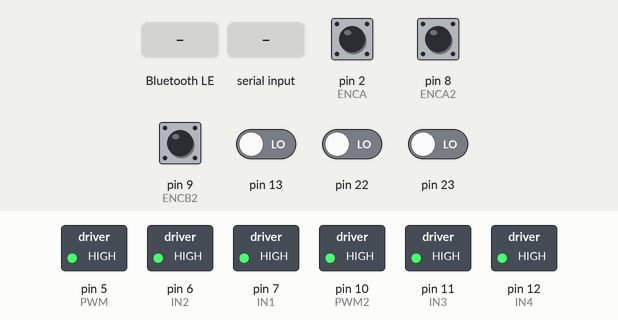
This sketch was run on a simulated Arduino Nano, built with avr-gcc and run on an emulated ATmega328P. Parts: switched loads named in the sketch (green lamp = pin HIGH). Inputs (shaded band) come from the test bench; at power-on: pin 2 (ENCA), pin 8 (ENCA2), pin 9 (ENCB2) HIGH, pin 13, pin 22, pin 23 LOW. Nothing arrives over Bluetooth unless stated; a phone connects over Bluetooth LE 3 s after start; what the sketch prints to the serial monitor is not drawn.

Above: at 1.2 s.
1.3 s: Bluetooth LE write "w" received
At 4.0 s:
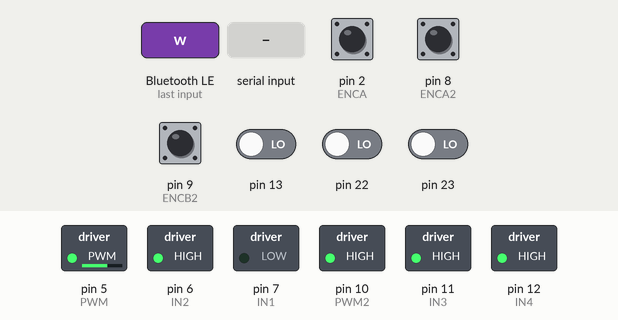
4.3 s: "w\n" received over Serial
At 4.8 s:
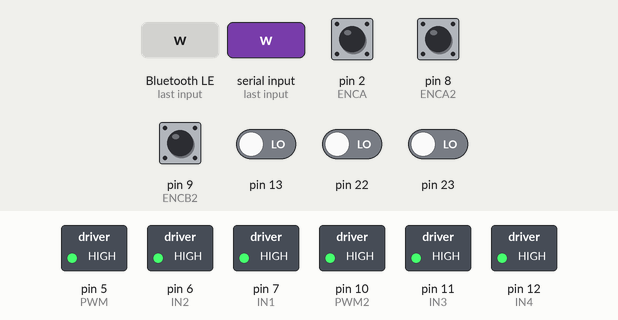
5.8 s: byte 101 ('e') received over Serial
At 6.4 s:
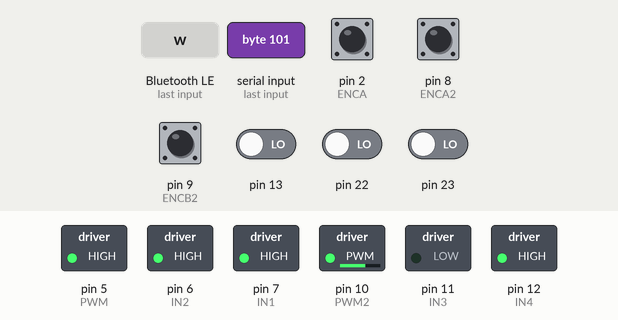
7.3 s: byte 119 ('w') received over Serial
At 8.3 s:
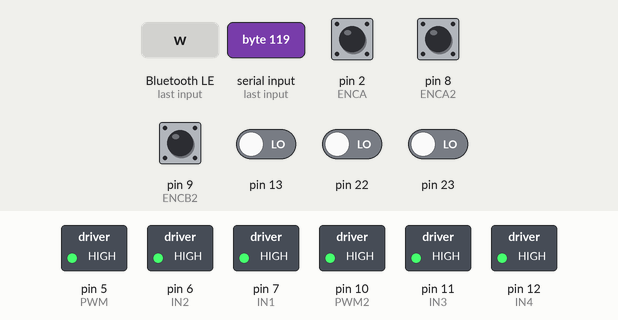
8.8 s: byte 87 ('W') received over Serial
At 9.8 s:
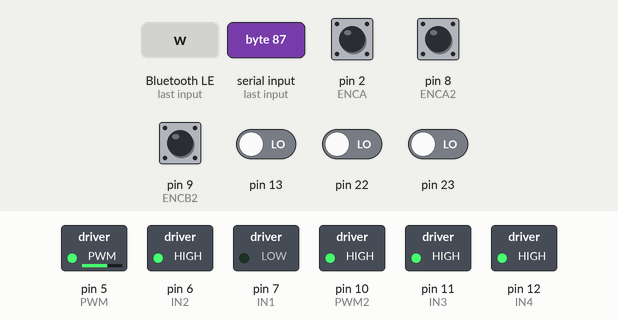
10.3 s: Bluetooth LE write "e" received
At 10.6 s:
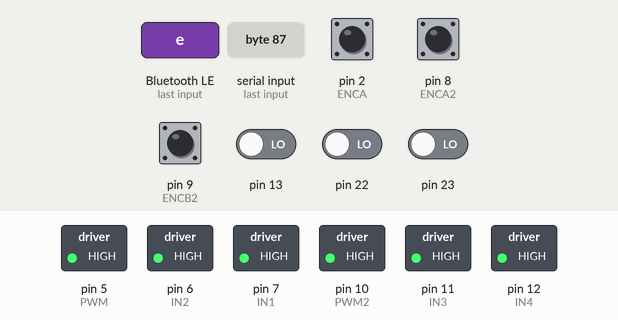
Timing chart, 0 to 12.8 s (numbered marks = the images above; inputs shaded):
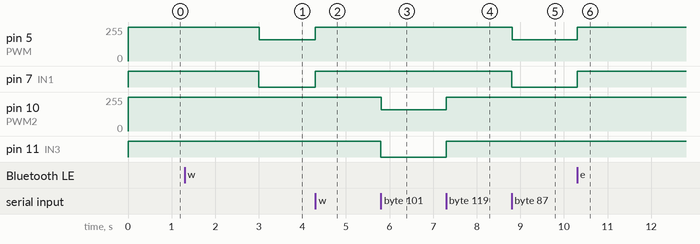

Measured:
- after the input at 1.3 s, pin 5 (PWM): 255/255 → 160/255 after 1.7 s; pin 7 (IN1): HIGH → LOW after 1.7 s
- after the input at 4.3 s, pin 5 (PWM): 160/255 → 255/255 at once; pin 7 (IN1): LOW → HIGH at once
- after the input at 5.8 s, pin 10 (PWM2): 255/255 → 160/255 at once; pin 11 (IN3): HIGH → LOW at once
- after the input at 7.3 s, pin 10 (PWM2): 160/255 → 255/255 at once; pin 11 (IN3): LOW → HIGH at once
- after the input at 8.8 s, pin 5 (PWM): 255/255 → 160/255 at once; pin 7 (IN1): HIGH → LOW at once
- after the input at 10.3 s, pin 5 (PWM): 160/255 → 255/255 at once; pin 7 (IN1): LOW → HIGH at once

The sketch:

elbow-exo.ino
```cpp
/*********** BLE-triggered dual-motor PID with real-time θ plots (θ1 θ2) ***********/
#include <Arduino.h>

/* ===== Stop mode & polarity ===== */
#define VNH_STOP_BRAKE 1
#define M1_DIR_INV 0
#define M1_ENC_INV 0
#define M2_DIR_INV 0
#define M2_ENC_INV 0

#if defined(ARDUINO_ARCH_ESP32)
  #include <math.h>
  #include <stdlib.h>
  #include <ctype.h>
  #define ATOMIC_READ(stmt) do { noInterrupts(); stmt; interrupts(); } while (0)
#else
  #include <util/atomic.h>
  #include <math.h>
  #include <stdlib.h>
  #include <ctype.h>
  #define ATOMIC_READ(stmt) ATOMIC_BLOCK(ATOMIC_RESTORESTATE) { stmt; }
#endif

/* ===== Pins (adjust if your wiring differs) ===== */
#define ENCA  2
#define ENCB  3
#define PWM   5
#define IN1   7
#define IN2   6

#define ENCA2 8
#define ENCB2 9
#define PWM2  10
#define IN3   11
#define IN4   12

/* ===== Encoder CPR guess (auto-calibrates after first full cycle) ===== */
static const float CPR_GUESS = 300.0f;

/* ===== Motion / PID ===== */
const float ANGLE_MIN = -1000.0f, ANGLE_MAX = 1000.0f;
float thetaHigh = -1000.0f, thetaLow = +180.0f;

float kp = 1.2f, ki = 0.10f, kd = 0.025f;
const unsigned long TOP_HOLD_MS    = 2000;
const unsigned long BOTTOM_HOLD_MS = 0;
const int   PWM_MIN = 50;
const float UMAX    = 160.0f;
const float D_ALPHA = 0.08f;
const float I_MAX   = 2000.0f;
const float VEL_CAP = 1e6f;

/* ===== Slew & plotting ===== */
int last_pwm1 = 0, last_pwm2 = 0;
const int PWM_SLEW = 12;
const uint16_t PLOT_HZ = 40;
static unsigned long plot_prev_ms = 0;

/* ===== Timing/state ===== */
unsigned long t_prev = 0, hold_t = 0;
volatile long pos1_i = 0, pos2_i = 0;
float i1_acc = 0.0f, i2_acc = 0.0f;
float d1_filt = 0.0f, d2_filt = 0.0f;
long  pos1_prev = 0, pos2_prev = 0;

enum MoveState { IDLE, TO_HIGH, HOLD_TOP, TO_LOW, HOLD_BOTTOM, DONE };
MoveState m1_state = IDLE, m2_state = IDLE;
enum Active { NONE, M1_ACTIVE, M2_ACTIVE };
Active active = NONE;

/* ===== Angle mapping ===== */
struct AngleMap { float cpr; int sign; long c0; float theta0; };
static inline float clampA(float a){ if(a<ANGLE_MIN)a=ANGLE_MIN; if(a>ANGLE_MAX)a=ANGLE_MAX; return a; }
static inline void angle_init(AngleMap &m, float cpr_exact, int sign=+1, long c0=0, float theta0=0.0f){
  m.cpr = (cpr_exact>1.0f)? cpr_exact : 360.0f; m.sign = (sign>=0)? +1 : -1; m.c0 = c0; m.theta0 = theta0;
}
static inline void angle_set_zero_here(AngleMap &m, long current_count, float theta0=0.0f){ m.c0 = current_count; m.theta0 = theta0; }
static inline float counts_to_deg(const AngleMap &m, long c){ return m.theta0 + m.sign * ((float)(c - m.c0) * 360.0f / m.cpr); }
static inline long  deg_to_counts(const AngleMap &m, float theta_cmd){
  float rel = ((theta_cmd - m.theta0) / (float)m.sign) * (m.cpr / 360.0f);
  return m.c0 + (long)(rel + (rel >= 0 ? 0.5f : -0.5f));
}
static inline void calibrate_from_two_points(AngleMap &M, long cl, long ch, float thetalow, float thetahigh){
  long dcounts = ch - cl; float dtheta = thetahigh - thetalow;
  if (dcounts == 0 || fabsf(dtheta) < 1e-3f) return;
  float new_cpr = fabsf(360.0f * (float)dcounts / dtheta); if (new_cpr < 1.0f) return;
  M.cpr=new_cpr; M.c0=cl; M.theta0=thetalow;
}
AngleMap M1, M2;
#define TOL_DEG 2.0f
static inline long tol_counts_for(const AngleMap &m){ return (long)(TOL_DEG * m.cpr / 360.0f + 0.5f); }
bool  m1_have_high=false, m1_have_low=false; long m1_high_meas=0,  m1_low_meas=0;
bool  m2_have_high=false, m2_have_low=false; long m2_high_meas=0,  m2_low_meas=0;

/* ===== Motor helpers ===== */
static inline void motorCoast(int INa, int INb, int PWMp){ analogWrite(PWMp, 0); digitalWrite(INa, LOW); digitalWrite(INb, LOW); }
static inline void motorBrake(int INa, int INb, int PWMp){ analogWrite(PWMp, 255); digitalWrite(INa, HIGH); digitalWrite(INb, HIGH); }
static inline void motorStop(int INa, int INb, int PWMp){
#if VNH_STOP_BRAKE
  motorBrake(INa, INb, PWMp);
#else
  motorCoast(INa, INb, PWMp);
#endif
}
static inline int dirWithInv(int dir, bool inv){ return inv ? -dir : dir; }
static inline void motorDrive(int INa, int INb, int PWMp, int dir, int pwm){
  if (pwm < 0) pwm = 0; if (pwm > 255) pwm = 255;
  if (dir == 0){ motorStop(INa, INb, PWMp); return; }
  if (pwm > 0 && pwm < PWM_MIN) pwm = PWM_MIN;
  if (dir > 0){ digitalWrite(INa, HIGH); digitalWrite(INb, LOW); }
  else        { digitalWrite(INa, LOW);  digitalWrite(INb, HIGH); }
  analogWrite(PWMp, pwm);
}
static inline void setMotor1(int dir, int pwm){ motorDrive(IN1, IN2, PWM,  dirWithInv(dir, M1_DIR_INV), pwm); }
static inline void setMotor2(int dir, int pwm){ motorDrive(IN3, IN4, PWM2, dirWithInv(dir, M2_DIR_INV), pwm); }
static inline int applySlew(int target, int &last){
  int delta = target - last;
  if (delta >  PWM_SLEW) target = last + PWM_SLEW;
  if (delta < -PWM_SLEW) target = last - PWM_SLEW;
  last = target; return target;
}

/* ===== Encoders (1×: ENCA rising; read ENCB) ===== */
#if defined(ARDUINO_ARCH_ESP32)
void IRAM_ATTR readEncoder1(){
#else
void readEncoder1(){
#endif
  int step = (digitalRead(ENCB) > 0) ? +1 : -1;
  if (M1_ENC_INV) step = -step;
  pos1_i += step;
}
#if defined(ARDUINO_ARCH_ESP32)
void IRAM_ATTR readEncoder2(){
  int step = (digitalRead(ENCB2) > 0) ? +1 : -1;
  if (M2_ENC_INV) step = -step;
  pos2_i += step;
}
static inline void enablePCINT_for_8_9(){ attachInterrupt(digitalPinToInterrupt(ENCA2), readEncoder2, RISING); }
#else
volatile uint8_t prevBmask = 0;
void enablePCINT_for_8_9(){
  PCICR |= (1 << PCIE0);
  PCMSK0 |= (1 << PCINT0) | (1 << PCINT1); // PB0(D8), PB1(D9)
  prevBmask = PINB;
}
ISR(PCINT0_vect){
  uint8_t now = PINB, changed = now ^ prevBmask;
  if (changed & (1 << 0)){ // A changed
    bool A_was = prevBmask & (1 << 0);
    if (!A_was && (now & (1 << 0))){ // rising A
      int step = (now & (1 << 1)) ? +1 : -1;
      if (M2_ENC_INV) step = -step;
      pos2_i += step;
    }
  }
  prevBmask = now;
}
#endif

inline void bumpless_start_M1(long p){ d1_filt = 0.0f; pos1_prev = p; if (i1_acc > I_MAX) i1_acc = I_MAX; if (i1_acc < -I_MAX) i1_acc = -I_MAX; }
inline void bumpless_start_M2(long p){ d2_filt = 0.0f; pos2_prev = p; if (i2_acc > I_MAX) i2_acc = I_MAX; if (i2_acc < -I_MAX) i2_acc = -I_MAX; }

/* ===== Command parser (serial & BLE both call this) ===== */
void process_line(char *line){
  while (*line && isspace((unsigned char)*line)) line++;
  if (!*line) return;
  char cmd = tolower((unsigned char)*line++);
  while (*line && isspace((unsigned char)*line)) line++;

  if (cmd=='z'){ long c1,c2; ATOMIC_READ({ c1=pos1_i; c2=pos2_i; }); angle_set_zero_here(M1,c1,0.0f); angle_set_zero_here(M2,c2,0.0f); return; }

  char *endp=nullptr;
  double a1=strtod(line,&endp); bool have_high=(endp!=line);
  double a2=0.0; bool have_low=false;
  if (have_high){ line=endp; while(*line && isspace((unsigned char)*line)) line++;
                  if (*line){ a2=strtod(line,&endp); have_low=(endp!=line); } }

  if (cmd=='a'){ if (have_high){ thetaHigh = clampA((float)a1); thetaLow = have_low ? clampA((float)a2) : thetaLow; } return; }

  if (cmd=='w' && active==NONE){
    long p; ATOMIC_READ({ p=pos1_i; });
    m1_have_high = m1_have_low = false;
    m1_state=TO_HIGH; m2_state=IDLE; active=M1_ACTIVE; bumpless_start_M1(p);
  } else if (cmd=='e' && active==NONE){
    long p; ATOMIC_READ({ p=pos2_i; });
    m2_have_high = m2_have_low = false;
    m2_state=TO_HIGH; m1_state=IDLE; active=M2_ACTIVE; bumpless_start_M2(p);
  } else {
    active=NONE; m1_state=IDLE; m2_state=IDLE;
    last_pwm1=0; last_pwm2=0; setMotor1(0,0); setMotor2(0,0);
  }
}

/* ===== Serial console passthrough ===== */
void pollSerialLine(){
  static char ibuf[40]; static uint8_t n=0;
  while (Serial.available()){
    char c = Serial.read();
    if ((c=='w'||c=='W') && n==0){ char t[]="w"; process_line(t); continue; }
    if ((c=='e'||c=='E') && n==0){ char t[]="e"; process_line(t); continue; }
    if ((c=='a'||c=='A') && n==0){ char t[]="a"; process_line(t); continue; }
    if ((c=='z'||c=='Z') && n==0){ char t[]="z"; process_line(t); continue; }
    if (c=='\r'||c=='\n'){ ibuf[n]='\0'; if(n>0) process_line(ibuf); n=0; continue; }
    if (n < sizeof(ibuf)-1) ibuf[n++]=c; else n=0;
  }
}

/* ===== BLE (ArduinoBLE, commands + data notify) ===== */
#include <ArduinoBLE.h>

// Must match your Python code
#define SVC_UUID     "19b10000-e8f2-537e-4f6c-d104768a1214"
#define CHR_CMD_UUID "19b10001-e8f2-537e-4f6c-d104768a1214"

// NEW data characteristic for streaming samples
#define CHR_DATA_UUID "19b10002-e8f2-537e-4f6c-d104768a1214"

BLEService svc(SVC_UUID);
BLEByteCharacteristic cmdChr(CHR_CMD_UUID, BLERead | BLEWrite);

// Compact binary sample (<=20 bytes)
typedef struct __attribute__((packed)) {
  float time_s;
  float theta1_deg;
  float theta2_deg;
  uint8_t flags; // 0=idle, 1=M1 active, 2=M2 active
} Sample;

BLECharacteristic dataChr(
  CHR_DATA_UUID,
  BLERead | BLENotify,
  sizeof(Sample),
  /*fixedLen=*/true
);

void initBLE(){
  if (!BLE.begin()){
    Serial.println("FATAL: BLE init failed");
    while(1);
  }
  BLE.setLocalName("ESP32");
  BLE.setAdvertisedService(svc);

  svc.addCharacteristic(cmdChr);
  svc.addCharacteristic(dataChr);   // add data characteristic
  BLE.addService(svc);

  cmdChr.writeValue((byte)'E');     // arbitrary initial value
  BLE.advertise();
  Serial.println("BLE advertising... (W->M1, E->M2, data notify on 19b1...1214:...02)");
}

void pollBLE(){
  BLE.poll(); // non-blocking

  if (cmdChr.written()){
    byte v;
    if (cmdChr.readValue(v)){
      char c = (char)v;
      if (c=='W' || c=='w'){ char t[]="w"; process_line(t); }
      else if (c=='E' || c=='e'){ char t[]="e"; process_line(t); }
      // (extend with 'X','Z','A' later if needed)
    }
  }
}

/* ===== Setup / loop ===== */
void setup(){
  Serial.begin(115200);
  // DON'T BLOCK waiting for Serial; short timeout is fine
  unsigned long _t0 = millis();
  while (!Serial && (millis() - _t0) < 1500) { delay(10); }

  pinMode(ENCA, INPUT_PULLUP); pinMode(ENCB, INPUT_PULLUP);
  attachInterrupt(digitalPinToInterrupt(ENCA), readEncoder1, RISING);
  pinMode(ENCA2, INPUT_PULLUP); pinMode(ENCB2, INPUT_PULLUP);
  enablePCINT_for_8_9();

  pinMode(IN1, OUTPUT); pinMode(IN2, OUTPUT); pinMode(PWM, OUTPUT);
  pinMode(IN3, OUTPUT); pinMode(IN4, OUTPUT); pinMode(PWM2, OUTPUT);
  motorStop(IN1, IN2, PWM); motorStop(IN3, IN4, PWM2);

#if defined(ARDUINO_ARCH_ESP32)
  analogWriteFrequency(2000);
  analogWriteResolution(8);
#endif

  t_prev = micros();
  angle_init(M1, CPR_GUESS, M1_ENC_INV? -1:+1, 0, 0.0f);
  angle_init(M2, CPR_GUESS, M2_ENC_INV? -1:+1, 0, 0.0f);
  long c1,c2; ATOMIC_READ({ c1=pos1_i; c2=pos2_i; });
  angle_set_zero_here(M1, c1, 0.0f); angle_set_zero_here(M2, c2, 0.0f);

  initBLE();

  Serial.println(F("theta1 theta2")); // Arduino Serial Plotter header (two traces)
}

void loop(){
  // Non-blocking BLE + Serial polling at top
  pollBLE();
  pollSerialLine();

  unsigned long tu=micros();
  float dt=(tu - t_prev)*1e-6f; t_prev=tu;
  if (dt<1e-6f) dt=1e-6f; if (dt>0.050f) dt=0.050f;

  long pos1,pos2; ATOMIC_READ({ pos1=pos1_i; pos2=pos2_i; });

  const long T_LOW_1  = deg_to_counts(M1, thetaLow);
  const long T_HIGH_1 = deg_to_counts(M1, thetaHigh);
  const long T_LOW_2  = deg_to_counts(M2, thetaLow);
  const long T_HIGH_2 = deg_to_counts(M2, thetaHigh);

  // ---- Motor 1 ----
  if (active==M1_ACTIVE){
    long goal = (m1_state==TO_HIGH||m1_state==HOLD_TOP) ? T_HIGH_1 : T_LOW_1;

    if ((m1_state==TO_HIGH||m1_state==TO_LOW) && labs(goal-pos1)<=tol_counts_for(M1)){
      setMotor1(0,0); last_pwm1 = 0;
      if (m1_state==TO_HIGH){ m1_high_meas=pos1; m1_have_high=true; hold_t=millis(); m1_state=HOLD_TOP; }
      else { m1_low_meas=pos1; m1_have_low=true; if (BOTTOM_HOLD_MS>0){ hold_t=millis(); m1_state=HOLD_BOTTOM; } else m1_state=DONE; }
    }
    if (m1_state==HOLD_TOP    && millis()-hold_t>=TOP_HOLD_MS){ m1_state=TO_LOW;  d1_filt=0.0f; pos1_prev=pos1; }
    if (m1_state==HOLD_BOTTOM && millis()-hold_t>=BOTTOM_HOLD_MS) m1_state=DONE;

    if (m1_state==DONE && m1_have_high && m1_have_low){
      calibrate_from_two_points(M1, m1_low_meas, m1_high_meas, thetaLow, thetaHigh);
      m1_have_high = m1_have_low = false;
    }

    if (m1_state==TO_HIGH||m1_state==TO_LOW){
      float e=(float)(goal - pos1);
      if (labs((long)e) < tol_counts_for(M1)) e = 0.0f;

      float P=kp*e;
      float v=(pos1 - pos1_prev)/dt; pos1_prev=pos1;
      if (v> VEL_CAP) v= VEL_CAP; if (v<-VEL_CAP) v=-VEL_CAP;
      float d_raw=-kd*v; d1_filt += D_ALPHA*(d_raw - d1_filt);

      float i_next=i1_acc + e*dt;
      float u=P + ki*i_next + d1_filt;

      if (u> UMAX){ if (P + d1_filt > 0) i_next=i1_acc; u= UMAX; }
      if (u<-UMAX){ if (P + d1_filt < 0) i_next=i1_acc; u=-UMAX; }
      if (i_next> I_MAX) i_next= I_MAX; if (i_next<-I_MAX) i_next=-I_MAX;

      i1_acc=i_next;

      int pwm_cmd = (int)fabsf(u);
      if (pwm_cmd > 255) pwm_cmd = 255;
      pwm_cmd = applySlew(pwm_cmd, last_pwm1);
      setMotor1((u>0)?+1:((u<0)?-1:0), pwm_cmd);
    } else { setMotor1(0,0); last_pwm1=0; if (m1_state==DONE){ active=NONE; m1_state=IDLE; } }
  } else { setMotor1(0,0); last_pwm1=0; }

  // ---- Motor 2 ----
  if (active==M2_ACTIVE){
    long goal = (m2_state==TO_HIGH||m2_state==HOLD_TOP) ? T_HIGH_2 : T_LOW_2;

    if ((m2_state==TO_HIGH||m2_state==TO_LOW) && labs(goal-pos2)<=tol_counts_for(M2)){
      setMotor2(0,0); last_pwm2 = 0;
      if (m2_state==TO_HIGH){ m2_high_meas=pos2; m2_have_high=true; hold_t=millis(); m2_state=HOLD_TOP; }
      else { m2_low_meas=pos2; m2_have_low=true; if (BOTTOM_HOLD_MS>0){ hold_t=millis(); m2_state=HOLD_BOTTOM; } else m2_state=DONE; }
    }
    if (m2_state==HOLD_TOP    && millis()-hold_t>=TOP_HOLD_MS){ m2_state=TO_LOW;  d2_filt=0.0f; pos2_prev=pos2; }
    if (m2_state==HOLD_BOTTOM && millis()-hold_t>=BOTTOM_HOLD_MS) m2_state=DONE;

    if (m2_state==DONE && m2_have_high && m2_have_low){
      calibrate_from_two_points(M2, m2_low_meas, m2_high_meas, thetaLow, thetaHigh);
      m2_have_high = m2_have_low = false;
    }

    if (m2_state==TO_HIGH||m2_state==TO_LOW){
      float e=(float)(goal - pos2);
      if (labs((long)e) < tol_counts_for(M2)) e = 0.0f;

      float P=kp*e;
      float v=(pos2 - pos2_prev)/dt; pos2_prev=pos2;
      if (v> VEL_CAP) v= VEL_CAP; if (v<-VEL_CAP) v=-VEL_CAP;
      float d_raw=-kd*v; d2_filt += D_ALPHA*(d_raw - d2_filt);

      float i_next=i2_acc + e*dt;
      float u=P + ki*i_next + d2_filt;

      if (u> UMAX){ if (P + d2_filt > 0) i_next=i2_acc; u= UMAX; }
      if (u<-UMAX){ if (P + d2_filt < 0) i_next=i2_acc; u=-UMAX; }
      if (i_next> I_MAX) i_next= I_MAX; if (i_next<-I_MAX) i_next=-I_MAX;

      i2_acc=i_next;

      int pwm_cmd = (int)fabsf(u);
      if (pwm_cmd > 255) pwm_cmd = 255;
      pwm_cmd = applySlew(pwm_cmd, last_pwm2);
      setMotor2((u>0)?+1:((u<0)?-1:0), pwm_cmd);
    } else { setMotor2(0,0); last_pwm2=0; if (m2_state==DONE){ active=NONE; m2_state=IDLE; } }
  } else { setMotor2(0,0); last_pwm2=0; }

  /* ---- Serial Plotter + BLE notify (θ1 θ2) ---- */
  unsigned long now_ms=millis();
  if (now_ms - plot_prev_ms >= (1000UL / PLOT_HZ)) {
    plot_prev_ms = now_ms;
    long p1=pos1, p2=pos2;
    float theta1 = counts_to_deg(M1, p1);
    float theta2 = counts_to_deg(M2, p2);

    // Keep Serial Plotter (optional)
    Serial.print(theta1); Serial.print(' '); Serial.println(theta2);

    // BLE notify (13 bytes)
    Sample s;
    s.time_s     = now_ms * 1e-3f;
    s.theta1_deg = theta1;
    s.theta2_deg = theta2;
    s.flags      = (active==M1_ACTIVE)?1:((active==M2_ACTIVE)?2:0);
    dataChr.writeValue((const uint8_t*)&s, sizeof(s));
  }
}
```
